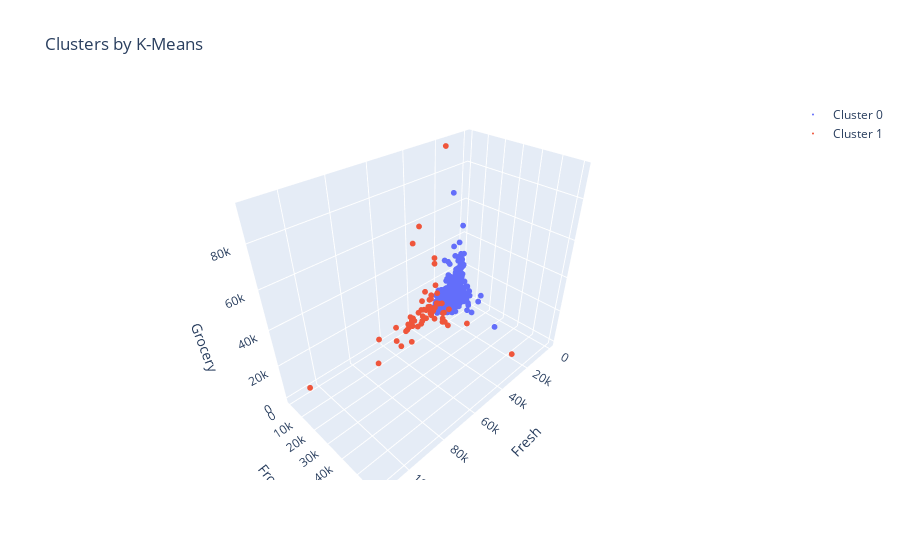

Write notebook code for a chart like this one.
### Code cell
import plotly as py
import plotly.graph_objs as go

def tracer(db, n, name):
    '''
    This function returns trace object for Plotly
    '''
    return go.Scatter3d(
        x = db[db['clusters']==n]['Fresh'],
        y = db[db['clusters']==n]['Frozen'],
        z = db[db['clusters']==n]['Grocery'],
        mode = 'markers',
        name = name,
        marker = dict(
            size = 2
        )
     )

trace0 = tracer(df, 0, 'Cluster 0')
trace1 = tracer(df, 1, 'Cluster 1')


data = [trace0, trace1]

layout = go.Layout(
    title = 'Clusters by K-Means',
    scene = dict(
            xaxis = dict(title = 'Fresh'),
            yaxis = dict(title = 'Frozen'),
            zaxis = dict(title = 'Grocery')
        )
)

fig = go.Figure(data=data, layout=layout)
py.offline.iplot(fig)

### Figure 1 — Plotly figure (JSON) as saved in the notebook; plotly's stock layout.template omitted (floating-point values rounded to 4 significant figures; data arrays with more than 128 entries replaced by an {"elided": "..."} marker saying what was removed)
{"data": [{"marker": {"size": 2}, "mode": "markers", "name": "Cluster 0", "type": "scatter3d", "x": {"elided": "375 int values"}, "y": {"elided": "375 int values"}, "z": {"elided": "375 int values"}}, {"marker": {"size": 2}, "mode": "markers", "name": "Cluster 1", "type": "scatter3d", "x": [22615, 31714, 24653, 31276, 26373, 22647, 43088, 29729, 29955, 56159, 24025, 44466, 40721, 27329, 35942, 16117, 22925, 43265, 24904, 56082, 36050, 76237, 42312, 30379, 37036, 22039, 31812, 45640, 112151, 36847, 30624, 25203, 25962, 47493, 22096, 24929, 29526, 31614, 56083, 53205, 36817, 27901, 49063, 25767, 68951, 40254, 42786, 29635, 25977, 32717, 27082, 27380, 39679, 38793, 28257, 34454, 23632, 27167, 26539, 25606, 25066, 26400, 31012, 29703, 39228], "y": [3915, 287, 294, 9408, 5154, 2915, 1200, 6130, 1729, 10002, 9510, 7782, 532, 2436, 3254, 1026, 987, 6312, 3443, 18028, 4787, 16538, 1718, 321, 2995, 42, 800, 7368, 16745, 36534, 18711, 5065, 638, 5243, 11422, 2216, 432, 3242, 6422, 3012, 4802, 4479, 5970, 10303, 8692, 1042, 1388, 3046, 2369, 60869, 1365, 2809, 1364, 1034, 3881, 2540, 8620, 13223, 220, 127, 9806, 830, 15082, 13135, 4510], "z": [7198, 11757, 12091, 4469, 22019, 13792, 2609, 7326, 5428, 902, 4757, 55571, 5876, 1947, 59598, 92780, 32114, 8117, 5330, 8906, 2961, 7102, 1510, 5189, 8253, 34792, 1651, 6536, 18148, 20170, 4897, 9490, 3838, 3779, 7041, 2475, 16966, 1495, 2124, 7336, 1493, 6964, 4252, 2013, 12609, 3600, 471, 8280, 2464, 13626, 10790, 12311, 4955, 2648, 2146, 8469, 3842, 2128, 5091, 4604, 5026, 4172, 5429, 16027, 764]}], "layout": {"scene": {"xaxis": {"title": {"text": "Fresh"}}, "yaxis": {"title": {"text": "Frozen"}}, "zaxis": {"title": {"text": "Grocery"}}}, "title": {"text": "Clusters by K-Means"}}}
